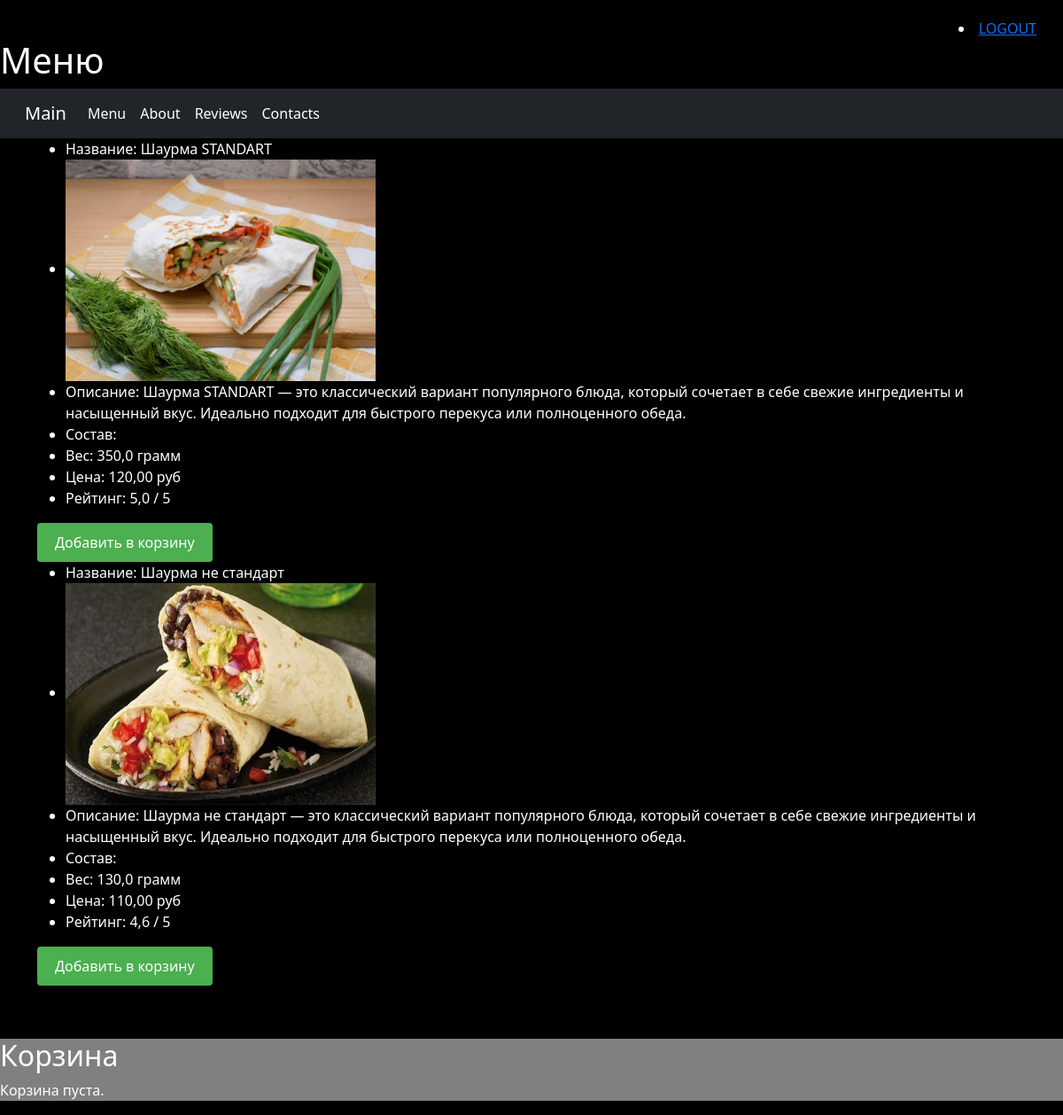
The app's page /menu/ with its own data.
### menu/models.py (models this page shows, shortened)
class Menu(models.Model):
    name =  models.CharField(max_length=150)   # Имя
    weight = models.FloatField()               # Вес
    price = models.DecimalField(max_digits=7, decimal_places=2)    # Цена1
    photo =  models.ImageField(upload_to= "menu/")    # Фото
    description =  models.TextField(null=True, blank=True)   # Описание
    сomposition =  models.TextField(null=True, blank=True)       # Ингидиенты
    rating =  models.FloatField()    # Рейтинг
    is_selling =  models.BooleanField(default=False)    # В продаже ?

### menu/views.py (the view, shortened to what this page needs)
# urls.py: path('', views.menu, name='menu'),
def menu(request):
    menu_items = Menu.objects.all()
    cart = request.session.get('cart', {})
    cart_items = []
    total_price = 0
    total_quantity = 0
    context = {
        'menu': menu_items,
        'cart_items': cart_items,
        'total_price': total_price,
        'total_quantity': total_quantity,
    }
    return render(request, 'menu/menu.html', context)

### menu/templates/menu/menu.html (shortened to what this page needs)
{% extends 'main/base.html' %}
{% block content %}
<h1>Меню</h1>
{% include 'main/navbar.html' %}
<div class="container">
  {% for dish in menu %}
    <div class="item">
      <ul>
        <li>Название: {{ dish.name }}</li>
        <li><img src="{{ dish.photo.url }}" style="width: 350px; height: 250px;" alt="изображение"></li>
        <li>Описание: {{ dish.description }}</li>
        <li>Состав: {{ dish.composition }}</li>
        <li>Вес: {{ dish.weight }} грамм</li>
        <li>Цена: {{ dish.price }} руб</li>
        <li>Рейтинг: {{ dish.rating }} / 5</li>
      </ul>
      <form method="post" action="{% url 'add_to_cart' dish.id %}">
        <button type="submit" style="background-color: #4CAF50; color: white; padding: 10px 20px; border: none; border-radius: 4px; cursor: pointer;">Добавить в корзину</button>
      </form>
    </div>
  {% endfor %}
</div>
<div style="background-color: grey; margin-top: 60px;">
<h2>Корзина</h2>
{% if cart_items %}
  <div class="cart">
    <ul>
      {% for item in cart_items %}
        <li>
          {{ item.dish.name }} (x{{ item.quantity }}) - {{ item.item_total }} руб
        </li>
      {% endfor %}
    </ul>
    <p>Общее количество: {{ total_quantity }}</p>
    <p>Общая сумма: {{ total_price }} руб</p>
    <form method="post" action="{% url 'clear_cart' %}">
      {% csrf_token %}
      <button type="submit" style="background-color: #f44336; color: white; padding: 10px 20px; border: none; border-radius: 4px; cursor: pointer;">Очистить корзину</button>
    </form>
  </div>
{% else %}
  <p>Корзина пуста.</p>
{% endif %}
{% endblock %}

### main/templates/main/base.html (shortened to what this page needs)
{% load static %}
<!DOCTYPE html>
<html lang="en">
<head>
    <link rel="stylesheet" href="{% static 'styles/bootstrap.css' %}">
    <link rel="stylesheet" href="{% static 'styles/bootstrap.min.css' %}">
    <link rel="stylesheet" href="{% static 'styles/bootstrap.rtl.css' %}">
    <link rel="stylesheet" href="{% static 'styles/bootstrap.rtl.min.css' %}">
</head>
<body>
<div style="text-align: right; margin-right: 30px; margin-top: 20px;">
    <li><a href="{% url 'logoutuser' %}">LOGOUT</a></li>
</div>
{% block content %}
{% endblock %}
</body>
</html>

### main/templates/main/navbar.html (shortened to what this page needs)
<header>
<nav class="navbar navbar-dark bg-dark navbar-expand-lg">
  <div class="container-fluid">
    <a class="navbar-brand" href="{% url 'main' %}">Main</a>
    <div class="collapse navbar-collapse" id="navbarNav">
      <ul class="navbar-nav">
        <li class="nav-item">
          <a class="nav-link active" aria-current="page" href="{% url 'menu' %}">Menu</a>
        </li>
        <li class="nav-item">
          <a class="nav-link active" href="{% url 'about' %}">About</a>
        </li>
        <li class="nav-item">
          <a class="nav-link active" href="{% url 'reviews' %}">Reviews</a>
        </li>
        <li class="nav-item">
          <a class="nav-link active" href="{% url 'contacts' %}">Contacts</a>
        </li>
      </ul>
    </div>
  </div>
</nav>
</header>

### main/templates/main/base.html (style rules this page uses)
body { background-color: black; color: white; }

### records on screen
Menu: name "Шаурма STANDART", photo (picture), description "Шаурма STANDART — это классический вариант популярного блюда, который сочетает в себе свежие ингредиенты и насыщенный вкус. Идеально подходит для быстрого перекуса или полноценного обеда.", weight "350,0", price "120,00", rating "5,0"
Menu: name "Шаурма не стандарт", photo (picture), description "Шаурма не стандарт — это классический вариант популярного блюда, который сочетает в себе свежие ингредиенты и насыщенный вкус. Идеально подходит для быстрого перекуса или полноценного обеда.", weight "130,0", price "110,00", rating "4,6"
